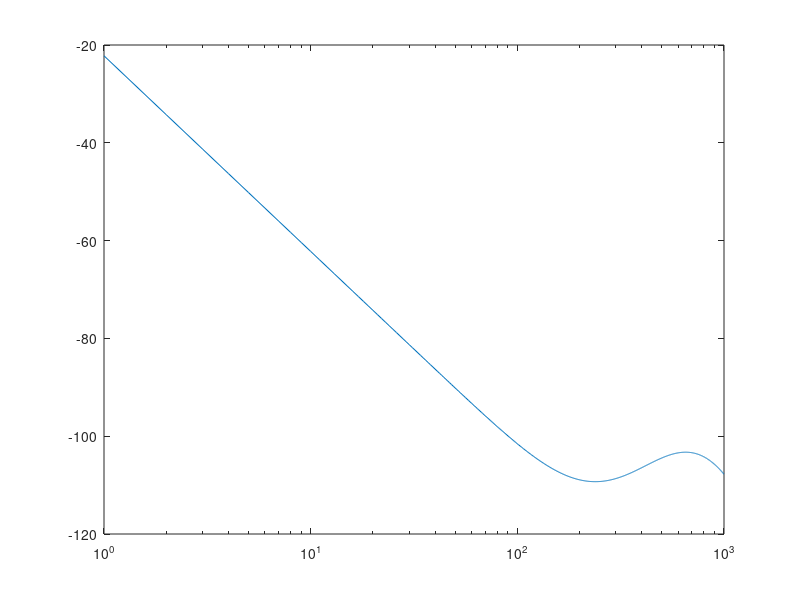

Here is the MATLAB script that generated this plot:
clear all
close all
clc

% inputs

%frequency
f = 5.8e9; %Hz
x = linspace(-100,-50,100);
% distance between reader and tag
r = 1000; %m

% miniumum required power at the receiver
Prmin = -110; %dBm

% minimum required SNR
SNRmin = 10; %dB

% noise figure
NF = 2; %dB

%Bandwidth of the receiver
BW = 1e6; %1 Hz

% Receiver Noise power
Pn = -111; %dBm

% Processing gain
Gpr = 10; %dB

%%

%Sensitivity of Receiver Calculation
N = 30;
% Transmitted power ranges
PT = linspace(-20, 30, N); %dBm
% Transmitting antenna gain
Gtx = linspace(1.8, 7.415, N); %dBi
% Receiving antenna gain
Grx = linspace(1, 35, N); %dBi
% Tag antenna gain
Gt = linspace(9, 13.07, N); %dBi

%%
%gain of the reflection amplifier fitted to the experimental results

% p1 =      0.9694;
% p2 =       2.946;
% p3 =       -3.38;
% p4 =      -16.22;
% p5 =        24.2;
p1 =    0.001327;%  (-0.008781, 0.01144)
p2 =      0.3925;%  (-2.5, 3.285)
p3 =       43.28;%  (-266.4, 353)
p4 =        2107;%  (-1.26e+04, 1.681e+04)
p5 =   3.821e+04;%  (-2.232e+05, 2.996e+05)
a1 =       34.63;%  (31.84, 42.52)
b1 =      -78.24;%  (-79.86, -74.42)
c1 =       93.67;%  (7.169, 13.86)
Gqtr = @(x) a1*exp(-((x-b1).^2/c1))+4; % x is incident tag power in dBm

% plot(x,Gqtr(x))
%%
temp_result = zeros(N^4,6);
lambda = 3e8/(f);%m
path = 10*log10((lambda./(4*pi.*r)).^2);
count = 1;
possible_rows = zeros(N^4,1);
for a = 1:length(PT)
    for b = 1:length(Gtx)
        for c = 1:length(Grx)
            for d = 1:length(Gt)
                Ptag = PT(a) + Gtx(b) + Gt(d) + path;
                G_tag = Gqtr(Ptag);
                P_backscattered = Ptag + G_tag + Gt(d) + Grx(c) + path;
                index = (N^3*a-N^3) + (N^2*b-N^2) + (N*c-N) + d;
                temp_result(index,4) = Gt(d);
                temp_result(index,3) = Grx(c);
                temp_result(index,2) = Gtx(b);
                temp_result(index,1) = PT(a);
                temp_result(index,5) = P_backscattered;
                temp_result(index,6) = Ptag;
                
                if((Ptag > -80 && Ptag < -60) && (P_backscattered > Prmin))
                    possible_rows(count) = index;
                    count = count + 1;
                end
            end
        end
    end
end
possible_rows = possible_rows(possible_rows~=0);
result = zeros(length(possible_rows),6);
for a = 1:(length(possible_rows))
    result(a,:) = temp_result( possible_rows(a)   ,:);
end

[a,min_tag_row] = min(result(:,4));
min_Gtag_indices = find(result(:,4) == min(result(:,4)));
min_Gtag_results = zeros(length(min_Gtag_indices),6);
for a = 1:length(min_Gtag_indices)
    min_Gtag_results(a,:) = result(min_Gtag_indices(a),:);
end

%TAKE 300
r = 1:1:1000;
path_2 = 10*log10((lambda./(4*pi.*r)).^2);

a = 300;
PT = min_Gtag_results(a,1);Gtx = min_Gtag_results(a,2); Grx = min_Gtag_results(a,3); Gt = min_Gtag_results(a,4);
Ptag = PT + Gtx + Gt + path_2;
G_tag = Gqtr(Ptag);
P_backscattered = Ptag + G_tag + Gt + Grx + path_2;

semilogx(r,P_backscattered)